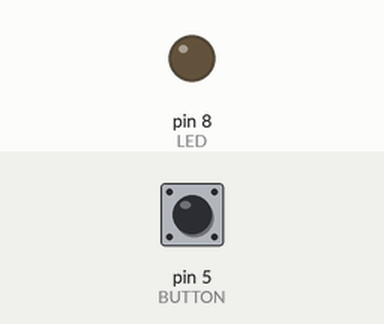
Recording of a sketch running on a simulated Arduino Uno, built with avr-gcc and run on an emulated ATmega328P. Shown: output pins drawn as LEDs (lit = HIGH). The test bench sets the inputs (shaded band); at power-on: pin 5 (BUTTON) LOW.

Above: at 1.2 s.
1.3 s: pin 5 (BUTTON) pulled HIGH for 0.15 s
At 1.37 s:
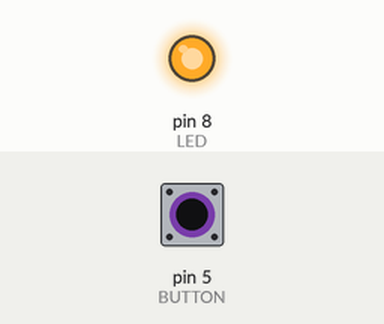
2.9 s: pin 5 (BUTTON) pulled HIGH for 3.2 s
At 6.7 s:
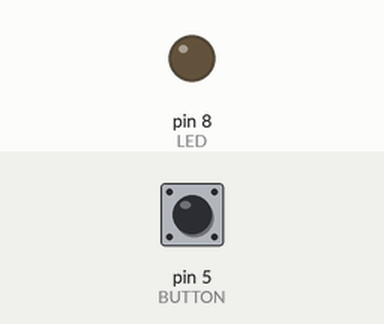
Timing chart, 0 to 8.2 s (numbered marks = the images above; inputs shaded):
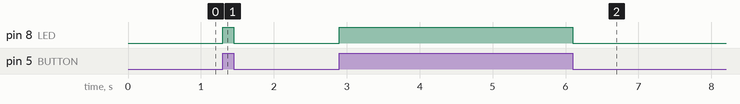

The sketch:

02.Button.ino
```cpp
/* Program that controls a led from a button (via software). */

#define LED 8 // Arduino pin that the led is connected to
#define BUTTON 5 // Arduino pin that the button is connected to

void setup() {
  /* Set LED pin as output and BUTTON pin as input*/
  pinMode(LED, OUTPUT);
  pinMode(BUTTON, INPUT);
}

void loop() {
  /* Read the value from the button and turn on or off the led */
  if (digitalRead(BUTTON) == HIGH)
    digitalWrite(LED, HIGH);
  else
    digitalWrite(LED, LOW);
}
```

Measured:
- after the input at 1.3 s, pin 8 (LED): LOW → HIGH at once, → LOW 0.15 s later
- after the input at 2.9 s, pin 8 (LED): LOW → HIGH at once, → LOW 3.2 s later
